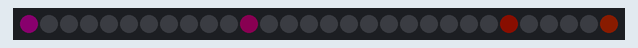
Bench run of a sketch on a simulated Arduino Uno, built with avr-gcc and run on an emulated ATmega328P. Shown: 30 RGB LEDs in strip order, left to right. Dim RGB values are drawn brighter than linear.

Above: at 0.1 s.
At 2.1 s:
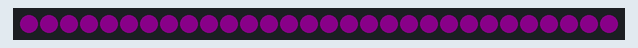

The sketch:

c_code.ino
```cpp
struct RGB {
    double red;
    double green;
    double blue;
};

#include <FastLED.h>  // Includes the FastLED library for controlling LED strips
#define NUM_LEDS 30 // Defines the number of LEDs in the strip
#define DATA_PIN A0 // Creates an array to hold the LED colors
CRGB leds[NUM_LEDS]; // Creates an array to hold the LED colors

double i = 0;

// Initialise the program settings and configurations
void setup() {

   // Initializes the LED strip
   FastLED.addLeds<WS2811, DATA_PIN, GRB>(leds, NUM_LEDS);
   // Sets the brightness of the LEDs
   FastLED.setBrightness(10);

}

// The void loop function runs over and over again forever.
void loop() {
  // Set all Colors for led strip
  setFastLEDColor(1,{255, 8, 206});
  setFastLEDColor(2,{0, 0, 0});
  setFastLEDColor(3,{0, 0, 0});
  setFastLEDColor(4,{0, 0, 0});
  setFastLEDColor(5,{0, 0, 0});
  setFastLEDColor(6,{0, 0, 0});
  setFastLEDColor(7,{0, 0, 0});
  setFastLEDColor(8,{0, 0, 0});
  setFastLEDColor(9,{0, 0, 0});
  setFastLEDColor(10,{0, 0, 0});
  setFastLEDColor(11,{0, 0, 0});
  setFastLEDColor(12,{237, 0, 162});
  setFastLEDColor(13,{0, 0, 0});
  setFastLEDColor(14,{0, 0, 0});
  setFastLEDColor(15,{0, 0, 0});
  setFastLEDColor(16,{0, 0, 0});
  setFastLEDColor(17,{0, 0, 0});
  setFastLEDColor(18,{0, 0, 0});
  setFastLEDColor(19,{0, 0, 0});
  setFastLEDColor(20,{0, 0, 0});
  setFastLEDColor(21,{0, 0, 0});
  setFastLEDColor(22,{0, 0, 0});
  setFastLEDColor(23,{0, 0, 0});
  setFastLEDColor(24,{0, 0, 0});
  setFastLEDColor(25,{252, 42, 5});
  setFastLEDColor(26,{0, 0, 0});
  setFastLEDColor(27,{0, 0, 0});
  setFastLEDColor(28,{0, 0, 0});
  setFastLEDColor(29,{0, 0, 0});
  setFastLEDColor(30,{255, 51, 0});
  // End of setting all the colors for the led strip.

  FastLED.show(); // Sets the color the led strip.
  delay(2000); // Wait for the given/defined milliseconds.
  for (i = 1; i <= 30; i += 1) {
    setFastLEDColor(i,{ 255, 0, 255});

  }
  FastLED.show(); // Sets the color the led strip.
  delay(2000); // Wait for the given/defined milliseconds.
}


// Sets the color of a specific LED at the given position
void setFastLEDColor(int pos, struct RGB color) {
    pos = pos <= 0 ? 0 : pos; // Ensures the position is not negative
    pos = pos >= 1 ? pos - 1 : pos;  // Adjusts position to fit within the array bounds
    leds[pos].setRGB((int)color.red, (int)color.green, (int)color.blue); // Sets the LED color
}
```

Measured:
- what the display in image 1 shows lasts 2.0 s, from 2.0 s to 4.0 s
